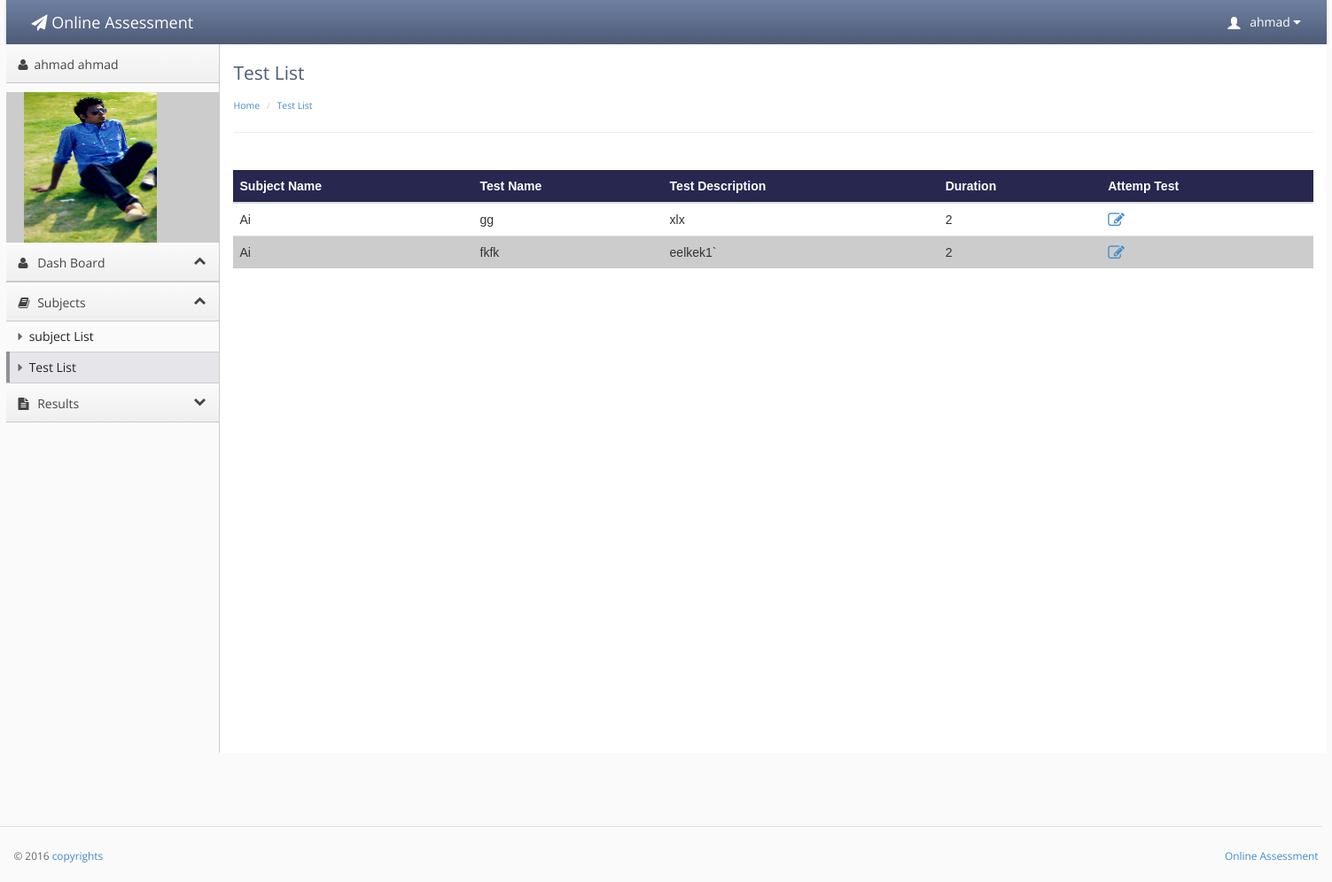
/student_test_list.php?id=3 (signed in), run on an earlier commit of the app's database.
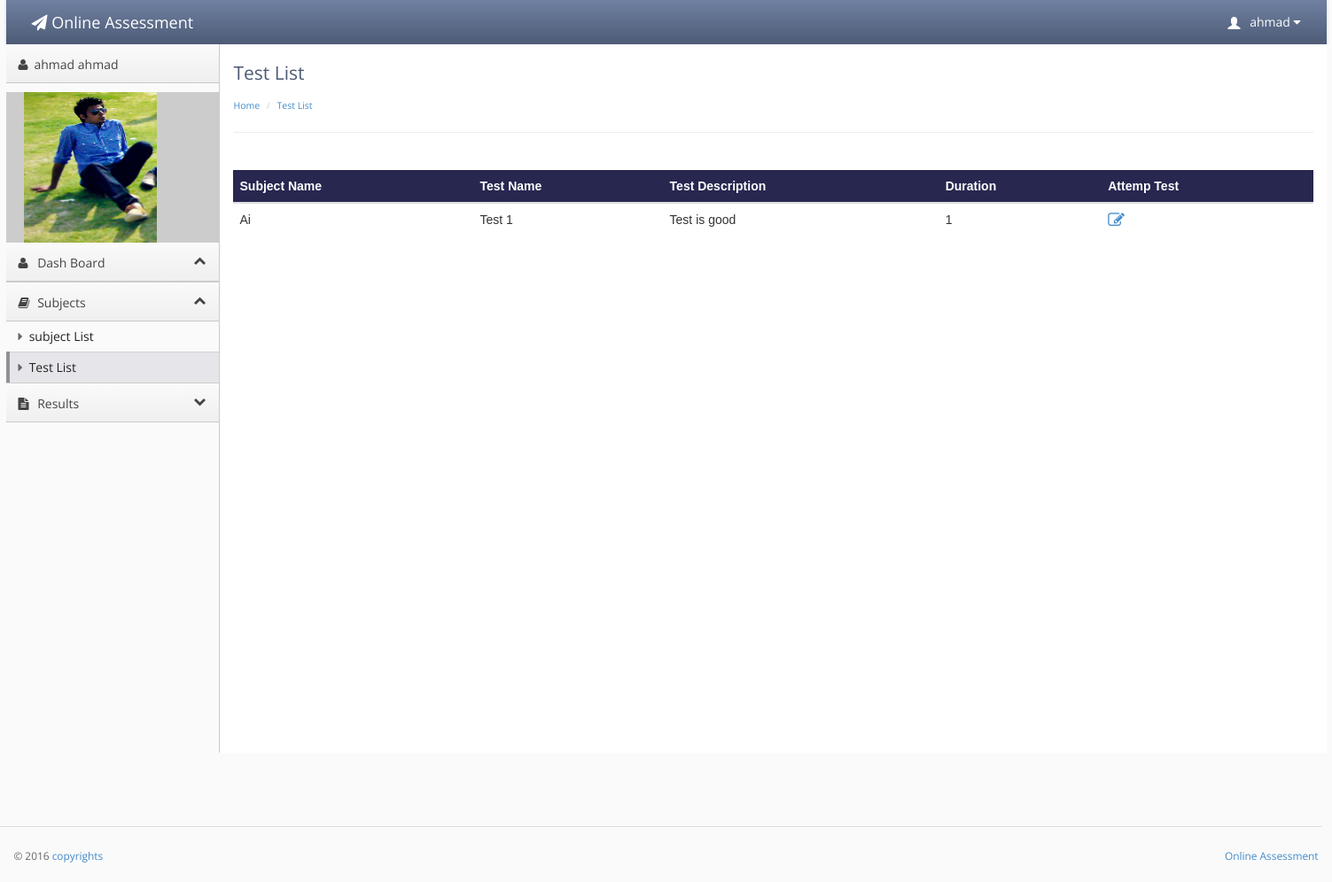
And on a later commit of the database.
### tables this page shows
CREATE TABLE IF NOT EXISTS `student` (
`student_id` int(20) NOT NULL,
  `user` varchar(20) NOT NULL,
  `f_name` varchar(20) NOT NULL,
  `l_name` varchar(20) NOT NULL,
  `password` varchar(20) NOT NULL,
  `email` varchar(30) NOT NULL,
  `contact` int(20) NOT NULL,
  `address` varchar(50) NOT NULL,
  `city` varchar(20) NOT NULL,
  `code` int(20) NOT NULL,
  `image` varchar(1000) DEFAULT NULL
);

CREATE TABLE IF NOT EXISTS `test` (
`test_id` int(10) NOT NULL,
  `t_name` varchar(20) NOT NULL,
  `t_description` varchar(50) NOT NULL,
  `test_start` timestamp NOT NULL DEFAULT CURRENT_TIMESTAMP ON UPDATE CURRENT_TIMESTAMP,
  `test_end` timestamp NOT NULL DEFAULT '0000-00-00 00:00:00',
  `t_from` timestamp NOT NULL DEFAULT CURRENT_TIMESTAMP,
  `t_to` timestamp NOT NULL DEFAULT '0000-00-00 00:00:00',
  `duration` int(10) NOT NULL,
  `t_code` int(10) NOT NULL,
  `subject_id` int(10) unsigned DEFAULT NULL,
  `status` enum('true','false') NOT NULL DEFAULT 'false'
);

CREATE TABLE IF NOT EXISTS `subject` (
`subject_id` int(10) unsigned NOT NULL,
  `name` varchar(100) NOT NULL,
  `description` varchar(100) NOT NULL
);

### student_test_list.php (the view, shortened to what this page needs)
<!doctype html>
<html lang="en"><head>
    <link rel="stylesheet" type="text/css" href="lib/bootstrap/css/bootstrap.css">
    <link rel="stylesheet" href="lib/font-awesome/css/font-awesome.css">
    <link rel="stylesheet" type="text/css" href="stylesheets/theme.css">
    <link rel="stylesheet" type="text/css" href="stylesheets/premium.css">
</head>
<body class=" theme-blue">
<div style="width:100%; height:auto;">
<div style="width:1490px; margin-left:auto; margin-right:auto; ">
    <div class="navbar navbar-default" role="navigation">
        <div class="navbar-header">
            <a class="" href="index.html"><span class="navbar-brand"><span class="fa fa-paper-plane"></span> Online Assessment</span></a></div>
           <?php
  if(isset($_SESSION['user']))
  {
  $id =$_SESSION['user'];
 $result = mysql_query("select * from student
WHERE student.user = '$id'");
while($row = mysql_fetch_array($result))
{
$image = "images/".$row['image'];
?>
        <div class="navbar-collapse collapse" style="height: 1px;">
          <ul id="main-menu" class="nav navbar-nav navbar-right">
            <li class="dropdown hidden-xs">
                <a href="#" class="dropdown-toggle" data-toggle="dropdown">
                    <span class="glyphicon glyphicon-user padding-right-small" style="position:relative;top: 3px;"></span>
                     <?php echo $row['f_name'];?>
                    <i class="fa fa-caret-down"></i>
                </a>
            </li>
          </ul>
        </div>
      </div>
    </div>
</div></div>
<div style="width:100%; height:auto;">
<div style="width:1490px; margin-left:auto; margin-right:auto; ">
   <div class="sidebar-nav">
   <ul>
    <li><a href="" class="nav-header" data-toggle="collapse"><i class="fa fa-fw fa-user"></i><?php echo $row['f_name'];?>&nbsp<?php echo $row['l_name'];?>  </a></li>
    <li style="width:100%; margin-top:10px; background:#cccccc;  height:170px;">
    <div style="width:150px; height:170px; margin-left:20px; margin-top:10px; background-color:#333333;"><img src="<?php echo $image;?>" width="100%" height="100%"></div>
    </li>
    <?php }}?>
     <li><a href="student_main.php" data-target=".dashboard-menu" class="nav-header" data-toggle="collapse"><i class="fa fa-fw fa-user"></i> Dash Board<i class="fa fa-collapse"></i></a></li>
    <li><ul class="dashboard-menu nav nav-list collapse in ">
    </ul></li>
    <li><a href="#" data-target=".dashboard-menu" class="nav-header" data-toggle="collapse"><i class="fa fa-fw fa-book"></i> Subjects<i class="fa fa-collapse"></i></a></li>
    <li><ul class="dashboard-menu nav nav-list collapse in ">
           <li ><a href="student_subject_list.php"><span class="fa fa-caret-right"></span> subject List</a></li>
            <li class="active"><a href="student_test_list.php"><span class="fa fa-caret-right"></span> Test List</a></li>
    </ul></li>
     <li><a href="#" data-target=".legal-men" class="nav-header collapsed" data-toggle="collapse"><i class="fa fa-fw fa-file-text"></i> Results<i class="fa fa-collapse"></i></a></li>
    </div>
    <div class="content">
        <div class="header">
            <h1 class="page-title">Test List</h1>
                    <ul class="breadcrumb">
            <li><a href="student_main.php">Home</a> </li>
             <li><a href="">Test List</a> </li>
        </ul>
        </div>
        <div class="main-content">
<table class="table">
  <thead>
   <tr style="background-color:#272750; color:#FFFFFF;">
    <th>Subject Name</th>
       <th>Test Name</th>
       <th>Test Description</th>
        <th>Duration</th>
            <th>Attemp Test</th>
    </tr>
  </thead>
  <tbody>
    <tr>
             <?php
if(isset($_GET['id']) && ($_SESSION['user'])){
$id = $_GET['id'];
$result = mysql_query(" SELECT test.*,subject.*FROM test
INNER JOIN subject ON subject.subject_id=test.subject_id
WHERE subject.subject_id = '$id'
");
while($row = mysql_fetch_array($result)){
	?>
		 <td><?php echo $row['name'];?></td>
      <td><?php echo $row['t_name'];?></td>
      <td><?php echo $row['t_description'];?></td>
     <td><?php echo $row['duration'];?></td>
       <td>
            <a  href="test_codee.php?name=<?php echo $row['test_id'];?>"<i class="fa fa-pencil-square-o fa-lg" aria-hidden="true"></i></a>
      </td>
    </tr>
   <?php }} ?>
  </tbody>
</table>
  </div>
    </div>
             <footer>
                <hr style="width:1500px">
                <p class="pull-right"><a href="" target=""> Online Assessment</a></p>
                <p>© 2016 <a href="" target="">copyrights</a></p>
            </footer>
</div>
</body></html>

What changed in the data, as far as the page shows it:
removed test: subject.name "Ai", t_name "gg", t_description "xlx", duration "2"
removed test: subject.name "Ai", t_name "fkfk", t_description "eelkek1`", duration "2"
added test: subject.name "Ai", t_name "Test 1", t_description "Test is good", duration "1"
